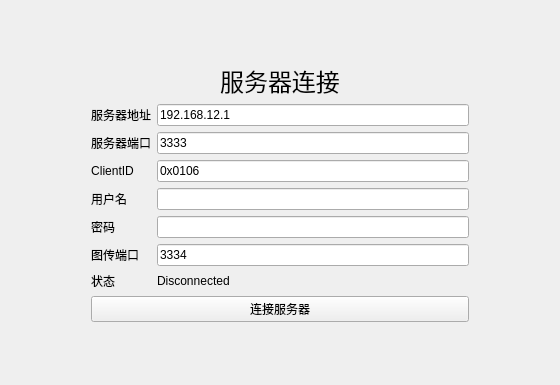
<?xml version="1.0" encoding="UTF-8"?>
<ui version="4.0">
 <class>Widget</class>
 <widget class="QWidget" name="Widget">
  <property name="enabled">
   <bool>true</bool>
  </property>
  <property name="geometry">
   <rect>
    <x>0</x>
    <y>0</y>
    <width>560</width>
    <height>385</height>
   </rect>
  </property>
  <property name="sizePolicy">
   <sizepolicy hsizetype="Expanding" vsizetype="Expanding">
    <horstretch>5</horstretch>
    <verstretch>5</verstretch>
   </sizepolicy>
  </property>
  <property name="windowTitle">
   <string>Widget</string>
  </property>
  <layout class="QGridLayout" name="gridLayout">
   <item row="1" column="1">
    <widget class="QLabel" name="label">
     <property name="sizePolicy">
      <sizepolicy hsizetype="Expanding" vsizetype="Expanding">
       <horstretch>5</horstretch>
       <verstretch>5</verstretch>
      </sizepolicy>
     </property>
     <property name="text">
      <string>&lt;html&gt;&lt;head/&gt;&lt;body&gt;&lt;p align=&quot;center&quot;&gt;&lt;span style=&quot; font-size:18pt;&quot;&gt;服务器连接&lt;/span&gt;&lt;/p&gt;&lt;/body&gt;&lt;/html&gt;</string>
     </property>
    </widget>
   </item>
   <item row="0" column="1">
    <spacer name="verticalSpacer">
     <property name="orientation">
      <enum>Qt::Orientation::Vertical</enum>
     </property>
     <property name="sizeHint" stdset="0">
      <size>
       <width>20</width>
       <height>80</height>
      </size>
     </property>
    </spacer>
   </item>
   <item row="2" column="0">
    <spacer name="horizontalSpacer">
     <property name="orientation">
      <enum>Qt::Orientation::Horizontal</enum>
     </property>
     <property name="sizeHint" stdset="0">
      <size>
       <width>80</width>
       <height>20</height>
      </size>
     </property>
    </spacer>
   </item>
   <item row="2" column="2">
    <spacer name="horizontalSpacer_2">
     <property name="orientation">
      <enum>Qt::Orientation::Horizontal</enum>
     </property>
     <property name="sizeHint" stdset="0">
      <size>
       <width>80</width>
       <height>20</height>
      </size>
     </property>
    </spacer>
   </item>
   <item row="2" column="1">
    <layout class="QFormLayout" name="formLayout">
     <item row="0" column="0">
      <widget class="QLabel" name="label_2">
       <property name="text">
        <string>&lt;html&gt;&lt;head/&gt;&lt;body&gt;&lt;p align=&quot;center&quot;&gt;服务器地址&lt;/p&gt;&lt;/body&gt;&lt;/html&gt;</string>
       </property>
      </widget>
     </item>
     <item row="0" column="1">
      <widget class="QLineEdit" name="ipEdit">
       <property name="text">
        <string>192.168.12.1</string>
       </property>
      </widget>
     </item>
     <item row="1" column="0">
      <widget class="QLabel" name="label_3">
       <property name="text">
        <string>&lt;html&gt;&lt;head/&gt;&lt;body&gt;&lt;p align=&quot;center&quot;&gt;服务器端口&lt;/p&gt;&lt;/body&gt;&lt;/html&gt;</string>
       </property>
      </widget>
     </item>
     <item row="1" column="1">
      <widget class="QLineEdit" name="portEdit">
       <property name="text">
        <string>3333</string>
       </property>
      </widget>
     </item>
     <item row="2" column="0">
      <widget class="QLabel" name="label_8">
       <property name="text">
        <string>&lt;html&gt;&lt;head/&gt;&lt;body&gt;&lt;p align=&quot;center&quot;&gt;ClientID&lt;/p&gt;&lt;/body&gt;&lt;/html&gt;</string>
       </property>
      </widget>
     </item>
     <item row="2" column="1">
      <widget class="QLineEdit" name="clientIdEdit">
       <property name="text">
        <string>0x0106</string>
       </property>
      </widget>
     </item>
     <item row="3" column="0">
      <widget class="QLabel" name="label_4">
       <property name="text">
        <string>&lt;html&gt;&lt;head/&gt;&lt;body&gt;&lt;p align=&quot;center&quot;&gt;用户名&lt;/p&gt;&lt;/body&gt;&lt;/html&gt;</string>
       </property>
      </widget>
     </item>
     <item row="3" column="1">
      <widget class="QLineEdit" name="userEdit"/>
     </item>
     <item row="4" column="0">
      <widget class="QLabel" name="label_5">
       <property name="text">
        <string>&lt;html&gt;&lt;head/&gt;&lt;body&gt;&lt;p align=&quot;center&quot;&gt;密码&lt;/p&gt;&lt;/body&gt;&lt;/html&gt;</string>
       </property>
      </widget>
     </item>
     <item row="4" column="1">
      <widget class="QLineEdit" name="passwordEdit"/>
     </item>
     <item row="5" column="0">
      <widget class="QLabel" name="label_6">
       <property name="text">
        <string>&lt;html&gt;&lt;head/&gt;&lt;body&gt;&lt;p align=&quot;center&quot;&gt;图传端口&lt;/p&gt;&lt;/body&gt;&lt;/html&gt;</string>
       </property>
      </widget>
     </item>
     <item row="5" column="1">
      <widget class="QLineEdit" name="udpPortEdit">
       <property name="text">
        <string>3334</string>
       </property>
      </widget>
     </item>
     <item row="6" column="0">
      <widget class="QLabel" name="label_7">
       <property name="text">
        <string>&lt;html&gt;&lt;head/&gt;&lt;body&gt;&lt;p align=&quot;center&quot;&gt;状态&lt;/p&gt;&lt;/body&gt;&lt;/html&gt;</string>
       </property>
      </widget>
     </item>
     <item row="6" column="1">
      <widget class="QLabel" name="statusLabel">
       <property name="text">
        <string>Disconnected</string>
       </property>
      </widget>
     </item>
     <item row="7" column="0" colspan="2">
      <widget class="QPushButton" name="connectBtn">
       <property name="text">
        <string>连接服务器</string>
       </property>
      </widget>
     </item>
    </layout>
   </item>
   <item row="3" column="1">
    <spacer name="verticalSpacer_2">
     <property name="orientation">
      <enum>Qt::Orientation::Vertical</enum>
     </property>
     <property name="sizeHint" stdset="0">
      <size>
       <width>20</width>
       <height>80</height>
      </size>
     </property>
    </spacer>
   </item>
  </layout>
 </widget>
 <resources/>
 <connections/>
</ui>
